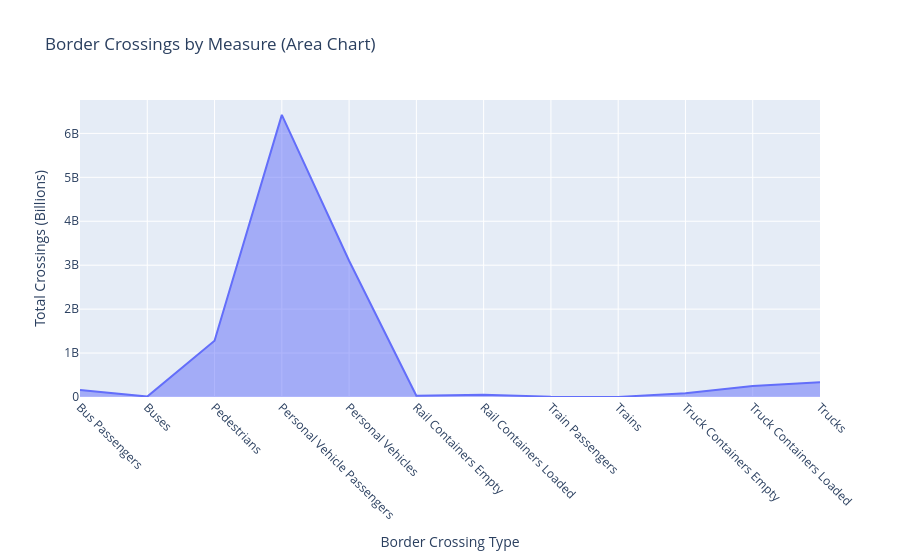

Write notebook code for a chart like this one.
### Markdown cell above
### Visualization 2 Explanation

This horizontal bar chart shows the top 10 states with the highest truck-to-auto ratio. Longer bars mean the state relies more on trucks compared to personal vehicles. This makes it easy to compare which states have stronger trucking activity.

### Code cell
def visual3():
    df = insight5()
    fig = px.area(df, x = "Measure", y = "Value", title = "Border Crossings by Measure (Area Chart)",
        labels = {"Measure": "Border Crossing Type", "Value": "Total Crossings (Billions)"},)
    fig.update_layout(xaxis_tickangle = 45, height = 600)
    fig.show()

############ Function Call ############
visual3()

### Figure 1 — Plotly figure (JSON) as saved in the notebook; plotly's stock layout.template omitted (floating-point values rounded to 4 significant figures)
{"data": [{"fillpattern": {"shape": ""}, "hovertemplate": "Border Crossing Type=%{x}<br>Total Crossings (Billions)=%{y}<extra></extra>", "legendgroup": "", "line": {"color": "#636efa"}, "marker": {"symbol": "circle"}, "mode": "lines", "name": "", "orientation": "v", "showlegend": false, "stackgroup": "1", "type": "scatter", "x": ["Bus Passengers", "Buses", "Pedestrians", "Personal Vehicle Passengers", "Personal Vehicles", "Rail Containers Empty", "Rail Containers Loaded", "Train Passengers", "Trains", "Truck Containers Empty", "Truck Containers Loaded", "Trucks"], "xaxis": "x", "y": [159104259, 9497334, 1279319340, 6422158650, 3101221460, 30126103, 52334100, 7426524, 1105184, 86885378, 251896514, 334327660], "yaxis": "y"}], "layout": {"autosize": true, "legend": {"tracegroupgap": 0}, "title": {"text": "Border Crossings by Measure (Area Chart)"}, "xaxis": {"anchor": "y", "autorange": true, "domain": [0, 1], "range": [0, 11], "tickangle": 45, "title": {"text": "Border Crossing Type"}, "type": "category"}, "yaxis": {"anchor": "x", "autorange": true, "domain": [0, 1], "range": [0, 6760167000], "title": {"text": "Total Crossings (Billions)"}, "type": "linear"}}}
